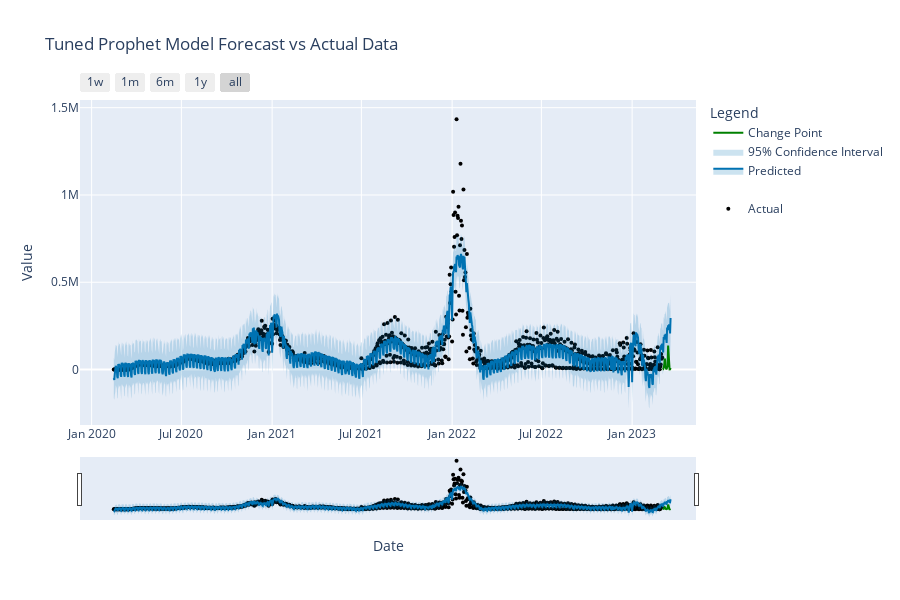

Notebook cell for this chart:
### Markdown cell above
#### <a id='toc4_2_1_3_'></a>[Model Evaluation](#toc0_)

### Code cell
prophet_model_eval_pipeline(model2, forecast_df=forecast_df, title=title)

### Figure 1 — Plotly figure (JSON) as saved in the notebook; plotly's stock layout.template omitted (floating-point values rounded to 4 significant figures; data arrays with more than 128 entries replaced by an {"elided": "..."} marker saying what was removed)
{"data": [{"marker": {"color": "black", "size": 4}, "mode": "markers", "name": "Actual", "type": "scatter", "x": {"elided": "1113 str values"}, "y": {"elided": "1113 int values"}}, {"hoverinfo": "skip", "line": {"width": 0}, "mode": "lines", "name": "", "type": "scatter", "x": {"elided": "1130 str values"}, "y": {"elided": "1130 float values"}}, {"fill": "tonexty", "fillcolor": "rgba(0, 114, 178, 0.2)", "line": {"color": "#0072B2", "width": 2}, "mode": "lines", "name": "Predicted", "type": "scatter", "x": {"elided": "1130 str values"}, "y": {"elided": "1130 float values"}}, {"fill": "tonexty", "fillcolor": "rgba(0, 114, 178, 0.2)", "hoverinfo": "skip", "line": {"width": 0}, "mode": "lines", "name": "95% Confidence Interval", "type": "scatter", "x": {"elided": "1130 str values"}, "y": {"elided": "1130 float values"}}, {"line": {"color": "green"}, "mode": "lines", "name": "Change Point", "type": "scatter", "x": {"elided": "1130 str values"}, "y": {"elided": "1130 int values"}}], "layout": {"height": 600, "legend": {"title": {"text": "Legend"}}, "showlegend": true, "title": {"text": "Tuned Prophet Model Forecast vs Actual Data"}, "width": 900, "xaxis": {"rangeselector": {"buttons": [{"count": 7, "label": "1w", "step": "day", "stepmode": "backward"}, {"count": 1, "label": "1m", "step": "month", "stepmode": "backward"}, {"count": 6, "label": "6m", "step": "month", "stepmode": "backward"}, {"count": 1, "label": "1y", "step": "year", "stepmode": "backward"}, {"step": "all"}]}, "rangeslider": {"visible": true}, "title": {"text": "Date"}, "type": "date"}, "yaxis": {"title": {"text": "Value"}}}}
